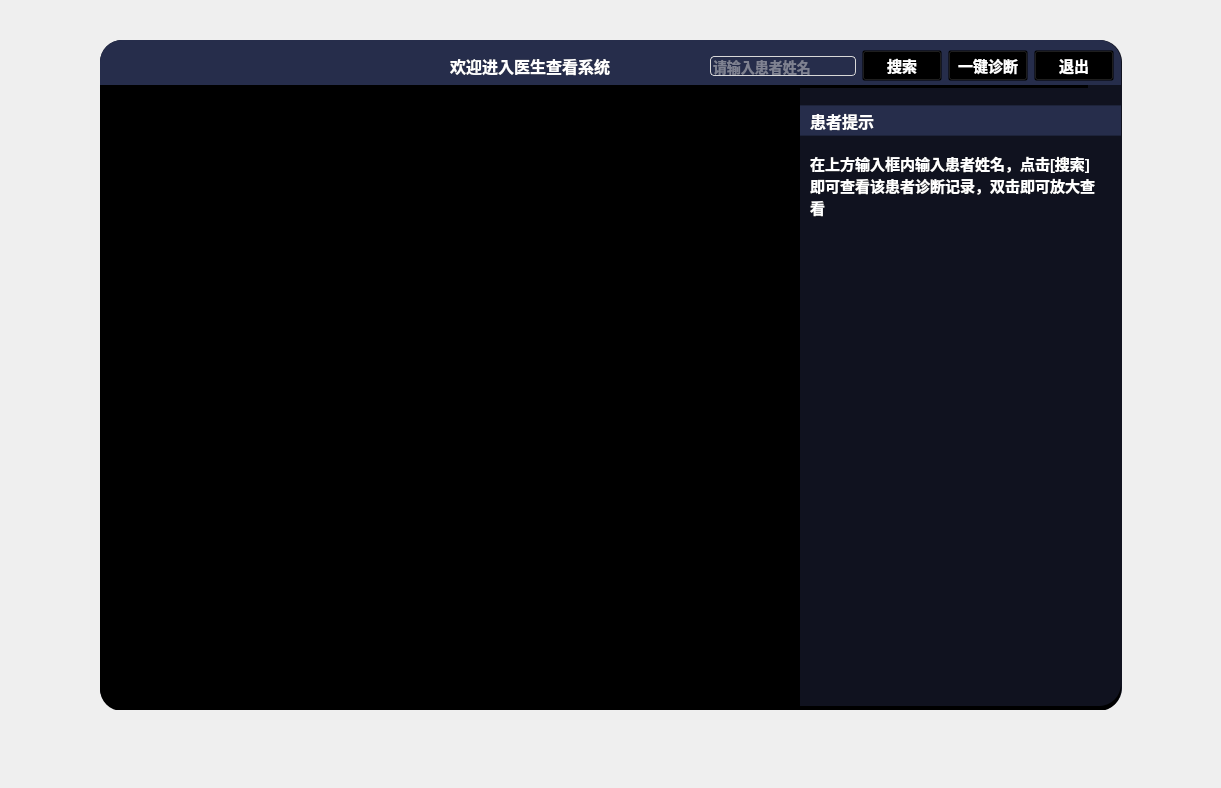
<?xml version="1.0" encoding="UTF-8"?>
<ui version="4.0">
 <class>Form</class>
 <widget class="QWidget" name="Form">
  <property name="geometry">
   <rect>
    <x>0</x>
    <y>0</y>
    <width>1221</width>
    <height>788</height>
   </rect>
  </property>
  <property name="windowTitle">
   <string>Form</string>
  </property>
  <widget class="QFrame" name="frame_2">
   <property name="geometry">
    <rect>
     <x>100</x>
     <y>40</y>
     <width>1022</width>
     <height>670</height>
    </rect>
   </property>
   <property name="minimumSize">
    <size>
     <width>1022</width>
     <height>670</height>
    </size>
   </property>
   <property name="styleSheet">
    <string notr="true">#frame_2{
	border-radius:22px;
	background-color: rgb(16, 18, 31);
}</string>
   </property>
   <property name="frameShape">
    <enum>QFrame::StyledPanel</enum>
   </property>
   <property name="frameShadow">
    <enum>QFrame::Raised</enum>
   </property>
   <widget class="QFrame" name="frame_4">
    <property name="geometry">
     <rect>
      <x>300</x>
      <y>330</y>
      <width>120</width>
      <height>80</height>
     </rect>
    </property>
    <property name="frameShape">
     <enum>QFrame::StyledPanel</enum>
    </property>
    <property name="frameShadow">
     <enum>QFrame::Raised</enum>
    </property>
   </widget>
   <widget class="QWidget" name="layoutWidget">
    <property name="geometry">
     <rect>
      <x>0</x>
      <y>0</y>
      <width>1021</width>
      <height>671</height>
     </rect>
    </property>
    <layout class="QVBoxLayout" name="verticalLayout" stretch="1,14">
     <property name="spacing">
      <number>0</number>
     </property>
     <item>
      <widget class="QFrame" name="frame">
       <property name="styleSheet">
        <string notr="true">#frame{
	border-top-left-radius:22px;
	border-top-right-radius:22px;
	background-color:rgb(38,45,75);
}</string>
       </property>
       <property name="frameShape">
        <enum>QFrame::StyledPanel</enum>
       </property>
       <property name="frameShadow">
        <enum>QFrame::Raised</enum>
       </property>
       <widget class="QLabel" name="label">
        <property name="geometry">
         <rect>
          <x>10</x>
          <y>-20</y>
          <width>81</width>
          <height>91</height>
         </rect>
        </property>
        <property name="text">
         <string/>
        </property>
        <property name="pixmap">
         <pixmap>../icons/logo.png</pixmap>
        </property>
        <property name="scaledContents">
         <bool>true</bool>
        </property>
       </widget>
       <widget class="QLabel" name="label_2">
        <property name="geometry">
         <rect>
          <x>350</x>
          <y>0</y>
          <width>191</width>
          <height>51</height>
         </rect>
        </property>
        <property name="styleSheet">
         <string notr="true">#label_2{
	font-size:16px;
	font-family:&quot;微软雅黑&quot;;
	font-weight:bold;
	color:white;
}</string>
        </property>
        <property name="text">
         <string>欢迎进入医生查看系统</string>
        </property>
       </widget>
       <widget class="QWidget" name="">
        <property name="geometry">
         <rect>
          <x>610</x>
          <y>10</y>
          <width>404</width>
          <height>32</height>
         </rect>
        </property>
        <layout class="QHBoxLayout" name="horizontalLayout_8">
         <item>
          <layout class="QHBoxLayout" name="horizontalLayout_4">
           <item>
            <widget class="QLineEdit" name="lineEdit1">
             <property name="styleSheet">
              <string notr="true">QLineEdit{
	font-size:14px;
	font-family:&quot;微软雅黑&quot;;
	font-weight:bold;
	color: rgb(216, 216, 216);
	border-radius: 4px;
	border: 1px solid rgb(216, 216, 216);
	background-color:transparent;
}</string>
             </property>
             <property name="placeholderText">
              <string>请输入患者姓名</string>
             </property>
            </widget>
           </item>
           <item>
            <widget class="QPushButton" name="pushButton_9">
             <property name="styleSheet">
              <string notr="true">QPushButton{
	color:white;
	font-weight:bold;
	font-family:&quot;微软雅黑&quot;;
	background-color:transparent;
	font-size:15px;
}
QPushButton:hover {
background-color: rgba(211, 211, 211, 50%);
border-radius: 5px;
}
QPushButton:pressed {

border-width: 1px;
padding-top: 4px;
padding-left: 4px;
}</string>
             </property>
             <property name="text">
              <string>搜索</string>
             </property>
             <property name="icon">
              <iconset>
               <normaloff>../icons/查看历史.png</normaloff>../icons/查看历史.png</iconset>
             </property>
            </widget>
           </item>
          </layout>
         </item>
         <item>
          <layout class="QHBoxLayout" name="horizontalLayout">
           <item>
            <widget class="QPushButton" name="pushButton_7">
             <property name="styleSheet">
              <string notr="true">QPushButton{
	color:white;
	font-weight:bold;
	font-family:&quot;微软雅黑&quot;;
	background-color:transparent;
	font-size:15px;
}
QPushButton:hover {
background-color: rgba(211, 211, 211, 50%);
border-radius: 5px;
}
QPushButton:pressed {

border-width: 1px;
padding-top: 4px;
padding-left: 4px;
}</string>
             </property>
             <property name="text">
              <string>一键诊断</string>
             </property>
             <property name="icon">
              <iconset>
               <normaloff>../icons/一键诊断.png</normaloff>../icons/一键诊断.png</iconset>
             </property>
            </widget>
           </item>
           <item>
            <widget class="QPushButton" name="pushButton_4">
             <property name="styleSheet">
              <string notr="true">QPushButton{
	color:white;
	font-weight:bold;
	font-family:&quot;微软雅黑&quot;;
	background-color:transparent;
	font-size:15px;
}
QPushButton:hover {
background-color: rgba(211, 211, 211, 50%);
border-radius: 5px;
}
QPushButton:pressed {

border-width: 1px;
padding-top: 4px;
padding-left: 4px;
}</string>
             </property>
             <property name="text">
              <string>退出</string>
             </property>
             <property name="icon">
              <iconset>
               <normaloff>../icons/按钮_关闭.png</normaloff>../icons/按钮_关闭.png</iconset>
             </property>
            </widget>
           </item>
          </layout>
         </item>
        </layout>
       </widget>
      </widget>
     </item>
     <item>
      <layout class="QHBoxLayout" name="horizontalLayout_2" stretch="0">
       <property name="spacing">
        <number>0</number>
       </property>
       <item>
        <widget class="QFrame" name="frame_3">
         <property name="styleSheet">
          <string notr="true">#frame_3{
background-color: rgb(0, 0, 0);
border-bottom-left-radius:22px;
border-bottom-right-radius:22px;
}</string>
         </property>
         <property name="frameShape">
          <enum>QFrame::StyledPanel</enum>
         </property>
         <property name="frameShadow">
          <enum>QFrame::Raised</enum>
         </property>
         <widget class="QFrame" name="frame_5">
          <property name="geometry">
           <rect>
            <x>700</x>
            <y>0</y>
            <width>321</width>
            <height>621</height>
           </rect>
          </property>
          <property name="styleSheet">
           <string notr="true">#frame_5{
background-color:rgb(16,18,31);

border-bottom-right-radius:22px;
}</string>
          </property>
          <property name="frameShape">
           <enum>QFrame::StyledPanel</enum>
          </property>
          <property name="frameShadow">
           <enum>QFrame::Raised</enum>
          </property>
          <widget class="Line" name="line">
           <property name="geometry">
            <rect>
             <x>0</x>
             <y>0</y>
             <width>118</width>
             <height>3</height>
            </rect>
           </property>
           <property name="styleSheet">
            <string notr="true">background-color: rgb(0, 0, 0);</string>
           </property>
           <property name="orientation">
            <enum>Qt::Horizontal</enum>
           </property>
          </widget>
          <widget class="Line" name="line_2">
           <property name="geometry">
            <rect>
             <x>90</x>
             <y>0</y>
             <width>118</width>
             <height>3</height>
            </rect>
           </property>
           <property name="styleSheet">
            <string notr="true">background-color: rgb(0, 0, 0);</string>
           </property>
           <property name="orientation">
            <enum>Qt::Horizontal</enum>
           </property>
          </widget>
          <widget class="Line" name="line_3">
           <property name="geometry">
            <rect>
             <x>170</x>
             <y>0</y>
             <width>118</width>
             <height>3</height>
            </rect>
           </property>
           <property name="styleSheet">
            <string notr="true">background-color: rgb(0, 0, 0);</string>
           </property>
           <property name="orientation">
            <enum>Qt::Horizontal</enum>
           </property>
          </widget>
          <widget class="QLabel" name="label_3">
           <property name="geometry">
            <rect>
             <x>10</x>
             <y>60</y>
             <width>291</width>
             <height>81</height>
            </rect>
           </property>
           <property name="styleSheet">
            <string notr="true">QLabel{
	font-size:15px;
	font-family:&quot;微软雅黑&quot;;
	font-weight:bold;
	color:white;
	background-color:transparent;
}</string>
           </property>
           <property name="text">
            <string>在上方输入框内输入患者姓名，点击[搜索]
即可查看该患者诊断记录，双击即可放大查
看</string>
           </property>
          </widget>
          <widget class="QFrame" name="frame_11">
           <property name="geometry">
            <rect>
             <x>-50</x>
             <y>20</y>
             <width>421</width>
             <height>31</height>
            </rect>
           </property>
           <property name="styleSheet">
            <string notr="true">#frame_11{
	background-color:rgb(38,45,75);
}</string>
           </property>
           <property name="frameShape">
            <enum>QFrame::StyledPanel</enum>
           </property>
           <property name="frameShadow">
            <enum>QFrame::Raised</enum>
           </property>
           <widget class="QLabel" name="label_4">
            <property name="geometry">
             <rect>
              <x>60</x>
              <y>0</y>
              <width>91</width>
              <height>31</height>
             </rect>
            </property>
            <property name="styleSheet">
             <string notr="true">#label_4{
	font-size:16px;
	font-family:&quot;微软雅黑&quot;;
	font-weight:bold;
	color:white;
	background-color:transparent;
}</string>
            </property>
            <property name="text">
             <string>患者提示</string>
            </property>
           </widget>
          </widget>
         </widget>
         <widget class="QWidget" name="layoutWidget_2">
          <property name="geometry">
           <rect>
            <x>10</x>
            <y>20</y>
            <width>681</width>
            <height>221</height>
           </rect>
          </property>
          <layout class="QVBoxLayout" name="verticalLayout_3" stretch="4,1">
           <property name="spacing">
            <number>0</number>
           </property>
           <item>
            <layout class="QHBoxLayout" name="horizontalLayout_3">
             <item>
              <widget class="QLabel" name="canvas1">
               <property name="styleSheet">
                <string notr="true"/>
               </property>
               <property name="text">
                <string/>
               </property>
              </widget>
             </item>
             <item>
              <widget class="QLabel" name="canvas2">
               <property name="styleSheet">
                <string notr="true"/>
               </property>
               <property name="text">
                <string/>
               </property>
              </widget>
             </item>
             <item>
              <widget class="QLabel" name="canvas3">
               <property name="styleSheet">
                <string notr="true"/>
               </property>
               <property name="text">
                <string/>
               </property>
              </widget>
             </item>
            </layout>
           </item>
           <item>
            <layout class="QHBoxLayout" name="horizontalLayout_5">
             <item>
              <widget class="QLabel" name="label1">
               <property name="styleSheet">
                <string notr="true">QLabel{
	font-size:12px;
	font-family:&quot;微软雅黑&quot;;
	font-weight:bold;
	color:white;

 	qproperty-alignment: AlignCenter;
}</string>
               </property>
               <property name="text">
                <string/>
               </property>
              </widget>
             </item>
             <item>
              <widget class="QLabel" name="label2">
               <property name="styleSheet">
                <string notr="true">QLabel{
	font-size:12px;
	font-family:&quot;微软雅黑&quot;;
	font-weight:bold;
	color:white;

 	qproperty-alignment: AlignCenter;
}</string>
               </property>
               <property name="text">
                <string/>
               </property>
              </widget>
             </item>
             <item>
              <widget class="QLabel" name="label3">
               <property name="styleSheet">
                <string notr="true">QLabel{
	font-size:12px;
	font-family:&quot;微软雅黑&quot;;
	font-weight:bold;
	color:white;

 	qproperty-alignment: AlignCenter;
}</string>
               </property>
               <property name="text">
                <string/>
               </property>
              </widget>
             </item>
            </layout>
           </item>
          </layout>
         </widget>
         <widget class="QWidget" name="layoutWidget_3">
          <property name="geometry">
           <rect>
            <x>10</x>
            <y>300</y>
            <width>681</width>
            <height>221</height>
           </rect>
          </property>
          <layout class="QVBoxLayout" name="verticalLayout_4" stretch="4,1">
           <property name="spacing">
            <number>0</number>
           </property>
           <item>
            <layout class="QHBoxLayout" name="horizontalLayout_6">
             <item>
              <widget class="QLabel" name="canvas4">
               <property name="styleSheet">
                <string notr="true"/>
               </property>
               <property name="text">
                <string/>
               </property>
              </widget>
             </item>
             <item>
              <widget class="QLabel" name="canvas5">
               <property name="styleSheet">
                <string notr="true"/>
               </property>
               <property name="text">
                <string/>
               </property>
              </widget>
             </item>
             <item>
              <widget class="QLabel" name="canvas6">
               <property name="styleSheet">
                <string notr="true"/>
               </property>
               <property name="text">
                <string/>
               </property>
              </widget>
             </item>
            </layout>
           </item>
           <item>
            <layout class="QHBoxLayout" name="horizontalLayout_7">
             <item>
              <widget class="QLabel" name="label4">
               <property name="styleSheet">
                <string notr="true">QLabel{
	font-size:12px;
	font-family:&quot;微软雅黑&quot;;
	font-weight:bold;
	color:white;

 	qproperty-alignment: AlignCenter;
}</string>
               </property>
               <property name="text">
                <string/>
               </property>
              </widget>
             </item>
             <item>
              <widget class="QLabel" name="label5">
               <property name="styleSheet">
                <string notr="true">QLabel{
	font-size:12px;
	font-family:&quot;微软雅黑&quot;;
	font-weight:bold;
	color:white;

 	qproperty-alignment: AlignCenter;
}</string>
               </property>
               <property name="text">
                <string/>
               </property>
              </widget>
             </item>
             <item>
              <widget class="QLabel" name="label6">
               <property name="styleSheet">
                <string notr="true">QLabel{
	font-size:12px;
	font-family:&quot;微软雅黑&quot;;
	font-weight:bold;
	color:white;

 	qproperty-alignment: AlignCenter;
}</string>
               </property>
               <property name="text">
                <string/>
               </property>
              </widget>
             </item>
            </layout>
           </item>
          </layout>
         </widget>
        </widget>
       </item>
      </layout>
     </item>
    </layout>
   </widget>
  </widget>
 </widget>
 <resources/>
 <connections/>
</ui>
